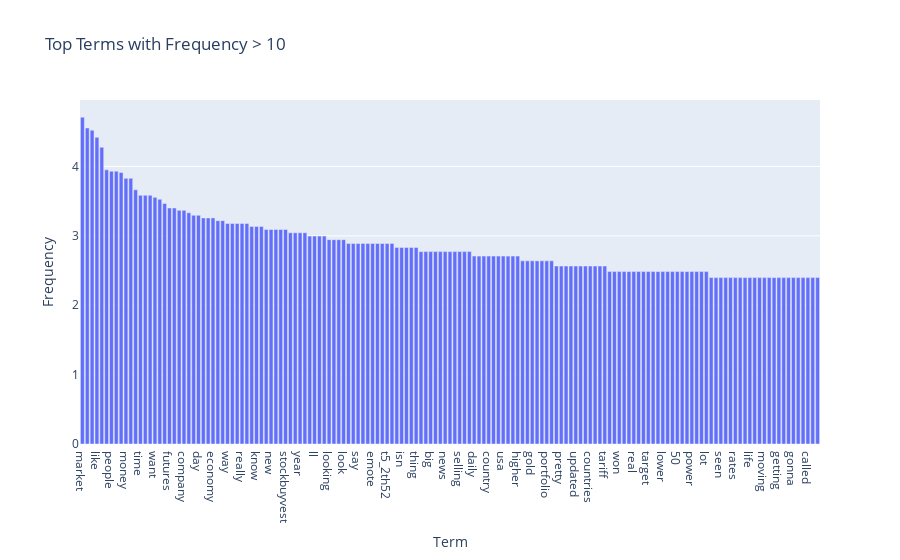

The notebook cell this image was saved under:
### Code cell
term_frequencies = np.asarray(X_counts.sum(axis=0))[0]
condition = term_frequencies > 10

terms = np.array(count_vect.get_feature_names_out())[condition]
freqs = term_frequencies[condition]
term_frequencies_log = np.array([math.log(i) for i in freqs])
new_idx = np.argsort(term_frequencies_log)[::-1]
new_terms = terms[new_idx]
new_freqs = term_frequencies_log[new_idx]
df_plot = pd.DataFrame({'Term': new_terms, 'Frequency': new_freqs})

fig = px.bar(
    df_plot,
    x='Term',
    y='Frequency',
    labels={'Term': 'Term', 'Frequency': 'Frequency'},
    title='Top Terms with Frequency > 10',
)
fig.show()

### Figure 1 — Plotly figure (JSON) as saved in the notebook; plotly's stock layout.template omitted (floating-point values rounded to 4 significant figures; data arrays with more than 128 entries replaced by an {"elided": "..."} marker saying what was removed)
{"data": [{"hovertemplate": "Term=%{x}<br>Frequency=%{y}<extra></extra>", "legendgroup": "", "marker": {"color": "#636efa", "pattern": {"shape": ""}}, "name": "", "orientation": "v", "showlegend": false, "textposition": "auto", "type": "bar", "x": {"elided": "153 str values"}, "xaxis": "x", "y": {"elided": "153 float values"}, "yaxis": "y"}], "layout": {"barmode": "relative", "legend": {"tracegroupgap": 0}, "title": {"text": "Top Terms with Frequency > 10"}, "xaxis": {"anchor": "y", "domain": [0, 1], "title": {"text": "Term"}}, "yaxis": {"anchor": "x", "domain": [0, 1], "title": {"text": "Frequency"}}}}
